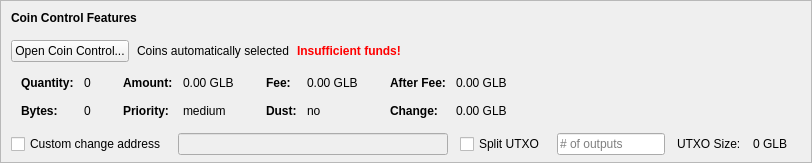
    <widget class="QFrame" name="frameCoinControl">
     <property name="sizePolicy">
      <sizepolicy hsizetype="Expanding" vsizetype="Expanding">
       <horstretch>0</horstretch>
       <verstretch>0</verstretch>
      </sizepolicy>
     </property>
     <property name="maximumSize">
      <size>
       <width>16777215</width>
       <height>16777215</height>
      </size>
     </property>
     <property name="frameShape">
      <enum>QFrame::StyledPanel</enum>
     </property>
     <property name="frameShadow">
      <enum>QFrame::Sunken</enum>
     </property>
     <layout class="QVBoxLayout" name="verticalLayoutCoinControl2">
      <property name="spacing">
       <number>0</number>
      </property>
      <property name="leftMargin">
       <number>0</number>
      </property>
      <property name="topMargin">
       <number>0</number>
      </property>
      <property name="rightMargin">
       <number>0</number>
      </property>
      <property name="bottomMargin">
       <number>6</number>
      </property>
      <item>
       <layout class="QVBoxLayout" name="verticalLayoutCoinControl" stretch="0,0,0,0,1">
        <property name="spacing">
         <number>0</number>
        </property>
        <property name="leftMargin">
         <number>10</number>
        </property>
        <property name="topMargin">
         <number>10</number>
        </property>
        <item>
         <layout class="QHBoxLayout" name="horizontalLayoutCoinControl1">
          <property name="bottomMargin">
           <number>15</number>
          </property>
          <item>
           <widget class="QLabel" name="labelCoinControlFeatures">
            <property name="sizePolicy">
             <sizepolicy hsizetype="Preferred" vsizetype="Maximum">
              <horstretch>0</horstretch>
              <verstretch>0</verstretch>
             </sizepolicy>
            </property>
            <property name="font">
             <font>
              <weight>75</weight>
              <bold>true</bold>
             </font>
            </property>
            <property name="styleSheet">
             <string notr="true">font-weight:bold;</string>
            </property>
            <property name="text">
             <string>Coin Control Features</string>
            </property>
           </widget>
          </item>
         </layout>
        </item>
        <item>
         <layout class="QHBoxLayout" name="horizontalLayoutCoinControl2" stretch="0,0,0,0">
          <property name="spacing">
           <number>8</number>
          </property>
          <property name="bottomMargin">
           <number>10</number>
          </property>
          <item>
           <widget class="QPushButton" name="pushButtonCoinControl">
            <property name="styleSheet">
             <string notr="true"/>
            </property>
            <property name="text">
             <string>Open Coin Control...</string>
            </property>
            <property name="autoDefault">
             <bool>false</bool>
            </property>
           </widget>
          </item>
          <item>
           <widget class="QLabel" name="labelCoinControlAutomaticallySelected">
            <property name="text">
             <string>Coins automatically selected</string>
            </property>
            <property name="margin">
             <number>5</number>
            </property>
           </widget>
          </item>
          <item>
           <widget class="QLabel" name="labelCoinControlInsuffFunds">
            <property name="font">
             <font>
              <weight>75</weight>
              <bold>true</bold>
             </font>
            </property>
            <property name="styleSheet">
             <string notr="true">color:red;font-weight:bold;</string>
            </property>
            <property name="text">
             <string>Insufficient funds!</string>
            </property>
            <property name="margin">
             <number>5</number>
            </property>
           </widget>
          </item>
          <item>
           <spacer name="horizontalSpacerCoinControl">
            <property name="orientation">
             <enum>Qt::Horizontal</enum>
            </property>
            <property name="sizeHint" stdset="0">
             <size>
              <width>40</width>
              <height>1</height>
             </size>
            </property>
           </spacer>
          </item>
         </layout>
        </item>
        <item>
         <widget class="QWidget" name="widgetCoinControl" native="true">
          <property name="sizePolicy">
           <sizepolicy hsizetype="Preferred" vsizetype="Preferred">
            <horstretch>0</horstretch>
            <verstretch>0</verstretch>
           </sizepolicy>
          </property>
          <property name="minimumSize">
           <size>
            <width>0</width>
            <height>0</height>
           </size>
          </property>
          <property name="styleSheet">
           <string notr="true"/>
          </property>
          <layout class="QHBoxLayout" name="horizontalLayoutCoinControl5">
           <property name="leftMargin">
            <number>0</number>
           </property>
           <property name="topMargin">
            <number>0</number>
           </property>
           <property name="rightMargin">
            <number>0</number>
           </property>
           <property name="bottomMargin">
            <number>0</number>
           </property>
           <item>
            <layout class="QHBoxLayout" name="horizontalLayoutCoinControl3" stretch="0,0,0,1">
             <property name="spacing">
              <number>20</number>
             </property>
             <property name="topMargin">
              <number>0</number>
             </property>
             <property name="bottomMargin">
              <number>10</number>
             </property>
             <item>
              <layout class="QFormLayout" name="formLayoutCoinControl1">
               <property name="horizontalSpacing">
                <number>10</number>
               </property>
               <property name="verticalSpacing">
                <number>14</number>
               </property>
               <property name="leftMargin">
                <number>10</number>
               </property>
               <property name="topMargin">
                <number>4</number>
               </property>
               <property name="rightMargin">
                <number>6</number>
               </property>
               <item row="0" column="0">
                <widget class="QLabel" name="labelCoinControlQuantityText">
                 <property name="font">
                  <font>
                   <weight>75</weight>
                   <bold>true</bold>
                  </font>
                 </property>
                 <property name="text">
                  <string>Quantity:</string>
                 </property>
                 <property name="margin">
                  <number>0</number>
                 </property>
                </widget>
               </item>
               <item row="0" column="1">
                <widget class="QLabel" name="labelCoinControlQuantity">
                 <property name="cursor">
                  <cursorShape>IBeamCursor</cursorShape>
                 </property>
                 <property name="contextMenuPolicy">
                  <enum>Qt::ActionsContextMenu</enum>
                 </property>
                 <property name="text">
                  <string notr="true">0</string>
                 </property>
                 <property name="margin">
                  <number>0</number>
                 </property>
                 <property name="textInteractionFlags">
                  <set>Qt::LinksAccessibleByMouse|Qt::TextSelectableByKeyboard|Qt::TextSelectableByMouse</set>
                 </property>
                </widget>
               </item>
               <item row="1" column="0">
                <widget class="QLabel" name="labelCoinControlBytesText">
                 <property name="font">
                  <font>
                   <weight>75</weight>
                   <bold>true</bold>
                  </font>
                 </property>
                 <property name="text">
                  <string>Bytes:</string>
                 </property>
                </widget>
               </item>
               <item row="1" column="1">
                <widget class="QLabel" name="labelCoinControlBytes">
                 <property name="cursor">
                  <cursorShape>IBeamCursor</cursorShape>
                 </property>
                 <property name="contextMenuPolicy">
                  <enum>Qt::ActionsContextMenu</enum>
                 </property>
                 <property name="text">
                  <string notr="true">0</string>
                 </property>
                 <property name="textInteractionFlags">
                  <set>Qt::LinksAccessibleByMouse|Qt::TextSelectableByKeyboard|Qt::TextSelectableByMouse</set>
                 </property>
                </widget>
               </item>
              </layout>
             </item>
             <item>
              <layout class="QFormLayout" name="formLayoutCoinControl2">
               <property name="horizontalSpacing">
                <number>10</number>
               </property>
               <property name="verticalSpacing">
                <number>14</number>
               </property>
               <property name="leftMargin">
                <number>6</number>
               </property>
               <property name="topMargin">
                <number>4</number>
               </property>
               <property name="rightMargin">
                <number>6</number>
               </property>
               <item row="0" column="0">
                <widget class="QLabel" name="labelCoinControlAmountText">
                 <property name="font">
                  <font>
                   <weight>75</weight>
                   <bold>true</bold>
                  </font>
                 </property>
                 <property name="text">
                  <string>Amount:</string>
                 </property>
                 <property name="margin">
                  <number>0</number>
                 </property>
                </widget>
               </item>
               <item row="0" column="1">
                <widget class="QLabel" name="labelCoinControlAmount">
                 <property name="cursor">
                  <cursorShape>IBeamCursor</cursorShape>
                 </property>
                 <property name="contextMenuPolicy">
                  <enum>Qt::ActionsContextMenu</enum>
                 </property>
                 <property name="text">
                  <string notr="true">0.00 GLB</string>
                 </property>
                 <property name="textInteractionFlags">
                  <set>Qt::LinksAccessibleByMouse|Qt::TextSelectableByKeyboard|Qt::TextSelectableByMouse</set>
                 </property>
                </widget>
               </item>
               <item row="1" column="0">
                <widget class="QLabel" name="labelCoinControlPriorityText">
                 <property name="font">
                  <font>
                   <weight>75</weight>
                   <bold>true</bold>
                  </font>
                 </property>
                 <property name="text">
                  <string>Priority:</string>
                 </property>
                </widget>
               </item>
               <item row="1" column="1">
                <widget class="QLabel" name="labelCoinControlPriority">
                 <property name="cursor">
                  <cursorShape>IBeamCursor</cursorShape>
                 </property>
                 <property name="contextMenuPolicy">
                  <enum>Qt::ActionsContextMenu</enum>
                 </property>
                 <property name="text">
                  <string>medium</string>
                 </property>
                 <property name="textInteractionFlags">
                  <set>Qt::LinksAccessibleByMouse|Qt::TextSelectableByKeyboard|Qt::TextSelectableByMouse</set>
                 </property>
                </widget>
               </item>
              </layout>
             </item>
             <item>
              <layout class="QFormLayout" name="formLayoutCoinControl3">
               <property name="horizontalSpacing">
                <number>10</number>
               </property>
               <property name="verticalSpacing">
                <number>14</number>
               </property>
               <property name="leftMargin">
                <number>6</number>
               </property>
               <property name="topMargin">
                <number>4</number>
               </property>
               <property name="rightMargin">
                <number>6</number>
               </property>
               <item row="0" column="0">
                <widget class="QLabel" name="labelCoinControlFeeText">
                 <property name="font">
                  <font>
                   <weight>75</weight>
                   <bold>true</bold>
                  </font>
                 </property>
                 <property name="text">
                  <string>Fee:</string>
                 </property>
                 <property name="margin">
                  <number>0</number>
                 </property>
                </widget>
               </item>
               <item row="0" column="1">
                <widget class="QLabel" name="labelCoinControlFee">
                 <property name="cursor">
                  <cursorShape>IBeamCursor</cursorShape>
                 </property>
                 <property name="contextMenuPolicy">
                  <enum>Qt::ActionsContextMenu</enum>
                 </property>
                 <property name="text">
                  <string notr="true">0.00 GLB</string>
                 </property>
                 <property name="textInteractionFlags">
                  <set>Qt::LinksAccessibleByMouse|Qt::TextSelectableByKeyboard|Qt::TextSelectableByMouse</set>
                 </property>
                </widget>
               </item>
               <item row="1" column="0">
                <widget class="QLabel" name="labelCoinControlLowOutputText">
                 <property name="font">
                  <font>
                   <weight>75</weight>
                   <bold>true</bold>
                  </font>
                 </property>
                 <property name="text">
                  <string>Dust:</string>
                 </property>
                </widget>
               </item>
               <item row="1" column="1">
                <widget class="QLabel" name="labelCoinControlLowOutput">
                 <property name="cursor">
                  <cursorShape>IBeamCursor</cursorShape>
                 </property>
                 <property name="contextMenuPolicy">
                  <enum>Qt::ActionsContextMenu</enum>
                 </property>
                 <property name="text">
                  <string>no</string>
                 </property>
                 <property name="textInteractionFlags">
                  <set>Qt::LinksAccessibleByMouse|Qt::TextSelectableByKeyboard|Qt::TextSelectableByMouse</set>
                 </property>
                </widget>
               </item>
              </layout>
             </item>
             <item>
              <layout class="QFormLayout" name="formLayoutCoinControl4">
               <property name="horizontalSpacing">
                <number>10</number>
               </property>
               <property name="verticalSpacing">
                <number>14</number>
               </property>
               <property name="leftMargin">
                <number>6</number>
               </property>
               <property name="topMargin">
                <number>4</number>
               </property>
               <property name="rightMargin">
                <number>6</number>
               </property>
               <item row="0" column="0">
                <widget class="QLabel" name="labelCoinControlAfterFeeText">
                 <property name="font">
                  <font>
                   <weight>75</weight>
                   <bold>true</bold>
                  </font>
                 </property>
                 <property name="text">
                  <string>After Fee:</string>
                 </property>
                 <property name="margin">
                  <number>0</number>
                 </property>
                </widget>
               </item>
               <item row="0" column="1">
                <widget class="QLabel" name="labelCoinControlAfterFee">
                 <property name="cursor">
                  <cursorShape>IBeamCursor</cursorShape>
                 </property>
                 <property name="contextMenuPolicy">
                  <enum>Qt::ActionsContextMenu</enum>
                 </property>
                 <property name="text">
                  <string notr="true">0.00 GLB</string>
                 </property>
                 <property name="textInteractionFlags">
                  <set>Qt::LinksAccessibleByMouse|Qt::TextSelectableByKeyboard|Qt::TextSelectableByMouse</set>
                 </property>
                </widget>
               </item>
               <item row="1" column="0">
                <widget class="QLabel" name="labelCoinControlChangeText">
                 <property name="font">
                  <font>
                   <weight>75</weight>
                   <bold>true</bold>
                  </font>
                 </property>
                 <property name="text">
                  <string>Change:</string>
                 </property>
                </widget>
               </item>
               <item row="1" column="1">
                <widget class="QLabel" name="labelCoinControlChange">
                 <property name="cursor">
                  <cursorShape>IBeamCursor</cursorShape>
                 </property>
                 <property name="contextMenuPolicy">
                  <enum>Qt::ActionsContextMenu</enum>
                 </property>
                 <property name="text">
                  <string notr="true">0.00 GLB</string>
                 </property>
                 <property name="textInteractionFlags">
                  <set>Qt::LinksAccessibleByMouse|Qt::TextSelectableByKeyboard|Qt::TextSelectableByMouse</set>
                 </property>
                </widget>
               </item>
              </layout>
             </item>
            </layout>
           </item>
          </layout>
         </widget>
        </item>
        <item>
         <layout class="QHBoxLayout" name="horizontalLayoutCoinControl4" stretch="0,0,0,0,0,0,0">
          <property name="spacing">
           <number>12</number>
          </property>
          <property name="sizeConstraint">
           <enum>QLayout::SetDefaultConstraint</enum>
          </property>
          <property name="topMargin">
           <number>5</number>
          </property>
          <property name="rightMargin">
           <number>5</number>
          </property>
          <item>
           <widget class="QCheckBox" name="checkBoxCoinControlChange">
            <property name="toolTip">
             <string>If this is activated, but the change address is empty or invalid, change will be sent to a newly generated address.</string>
            </property>
            <property name="text">
             <string>Custom change address</string>
            </property>
           </widget>
          </item>
          <item>
           <widget class="QValidatedLineEdit" name="lineEditCoinControlChange">
            <property name="enabled">
             <bool>false</bool>
            </property>
            <property name="sizePolicy">
             <sizepolicy hsizetype="Expanding" vsizetype="Fixed">
              <horstretch>0</horstretch>
              <verstretch>0</verstretch>
             </sizepolicy>
            </property>
           </widget>
          </item>
          <item>
           <widget class="QCheckBox" name="splitBlockCheckBox">
            <property name="text">
             <string>Split UTXO</string>
            </property>
           </widget>
          </item>
          <item>
           <widget class="QLineEdit" name="splitBlockLineEdit">
            <property name="sizePolicy">
             <sizepolicy hsizetype="Fixed" vsizetype="Fixed">
              <horstretch>50</horstretch>
              <verstretch>0</verstretch>
             </sizepolicy>
            </property>
            <property name="placeholderText">
             <string># of outputs</string>
            </property>
           </widget>
          </item>
          <item>
           <widget class="QLabel" name="labelBlockSizeText">
            <property name="text">
             <string>UTXO Size:</string>
            </property>
           </widget>
          </item>
          <item>
           <widget class="QLabel" name="labelBlockSize">
            <property name="text">
             <string>0 GLB</string>
            </property>
           </widget>
          </item>
          <item>
           <widget class="QLabel" name="labelCoinControlChangeLabel">
            <property name="sizePolicy">
             <sizepolicy hsizetype="Preferred" vsizetype="Expanding">
              <horstretch>0</horstretch>
              <verstretch>0</verstretch>
             </sizepolicy>
            </property>
            <property name="minimumSize">
             <size>
              <width>0</width>
              <height>0</height>
             </size>
            </property>
            <property name="text">
             <string/>
            </property>
            <property name="margin">
             <number>3</number>
            </property>
           </widget>
          </item>
         </layout>
        </item>
        <item>
         <spacer name="verticalSpacerCoinControl">
          <property name="orientation">
           <enum>Qt::Vertical</enum>
          </property>
          <property name="sizeHint" stdset="0">
           <size>
            <width>800</width>
            <height>1</height>
           </size>
          </property>
         </spacer>
        </item>
       </layout>
      </item>
     </layout>
    </widget>
